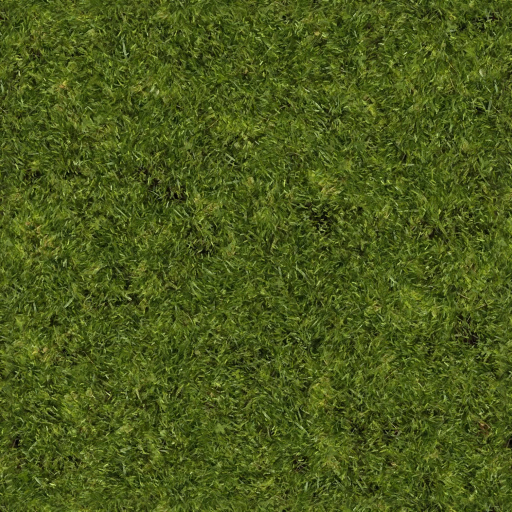
#> input picture assets/tex/grass_top-1393.webp, 1024 x 1024 px, found by its file name (shown at 1/2 size); the run also reads 1 picture not shown here
$ python _v1393_inspect.py ../assets/tex
#> lines starting #> are read from the running program, lines starting #| are printed output that depends on the picture
from PIL import Image
from pathlib import Path
import numpy as np, json, sys
root = Path(sys.argv[1])
out = {}
for name in ['grass_top-1393.webp', 'dirt-1393.webp']:
    im = Image.open(root / 'assets' / 'tex' / name).convert('RGB')
#> im is the input picture: PIL image 1024x1024 RGB; mean R, G, B 74.7, 90, 27.1
    a = np.asarray(im)
    small = np.asarray(im.resize((128, 128)))
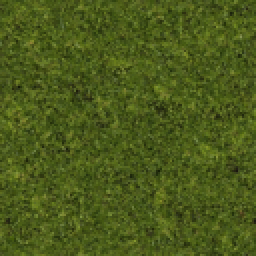
#> small: shape (128, 128, 3) (shown 2 times larger); mean R, G, B 74.7, 90, 27.1
    out[name] = {
        'w': int(a.shape[1]), 'h': int(a.shape[0]),
        'mean': [round(float(x), 1) for x in small.mean(axis=(0, 1))],
        'stdev': [round(float(x), 1) for x in small.std(axis=(0, 1))],
    }
#> pass 2 of the loop `for name in ['grass_top-1393.webp', 'dirt-1393.webp']:`:
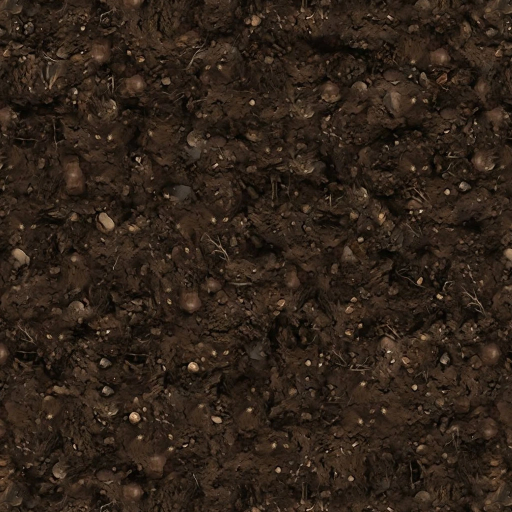
#> input picture assets/tex/dirt-1393.webp, 1024 x 1024 px, found by its file name (shown at 1/2 size)
#> im is the input picture: PIL image 1024x1024 RGB; mean R, G, B 47.6, 34.9, 24.7
#> `small = np.asarray(im.resize((128, 128)))`:
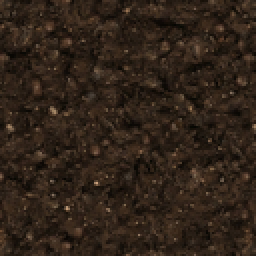
#> small: shape (128, 128, 3) (shown 2 times larger); mean R, G, B 47.6, 34.9, 24.7

def seam(im):
    a = np.asarray(im.convert('RGB')).astype(np.int16)
    return [int(np.abs(a[:, 0] - a[:, -1]).mean()), int(np.abs(a[0] - a[-1]).mean())]

out['seams_grass'] = seam(Image.open(root / 'assets' / 'tex' / 'grass_top-1393.webp'))
out['seams_dirt'] = seam(Image.open(root / 'assets' / 'tex' / 'dirt-1393.webp'))
#> in seam (call 2), `a = np.asarray(im.convert('RGB')).astype(np.int16)`:
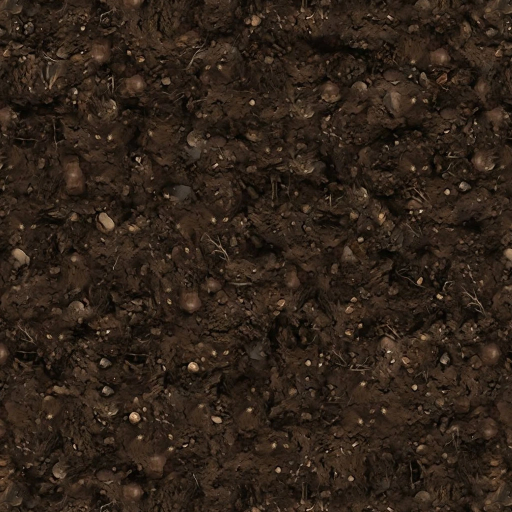
#> a: shape (1024, 1024, 3) int16 (shown at 1/2 size); mean R, G, B 47.6, 34.9, 24.7
print(json.dumps(out))
#> (printed output is left out)
